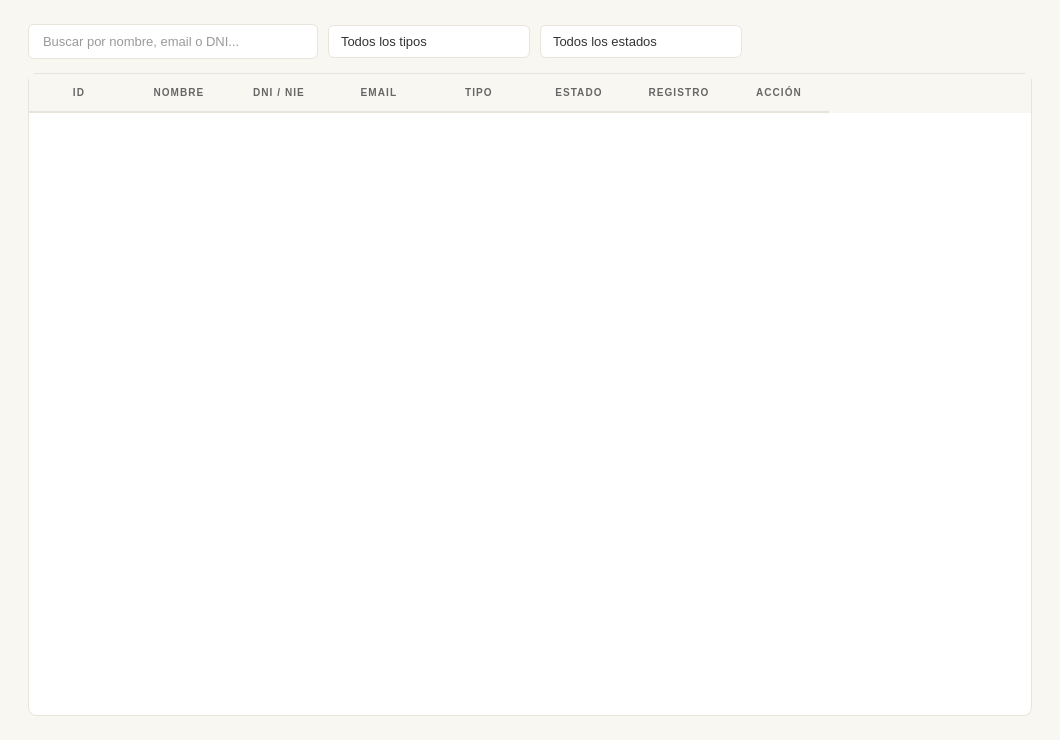
<?xml version="1.0" encoding="UTF-8"?>
<ui version="4.0">
 <class>PageUsuariosUI</class>
 <widget class="QWidget" name="PageUsuariosUI">
  <property name="geometry">
   <rect><x>0</x><y>0</y><width>1060</width><height>740</height></rect>
  </property>
  <property name="styleSheet">
   <string notr="true">QWidget {
    background-color: #f9f7f2;
    font-family: &quot;Segoe UI&quot;, &quot;Helvetica Neue&quot;, sans-serif;
    font-size: 13px;
    color: #333333;
}
QFrame#cardOperadores, QFrame#cardClientes,
QFrame#cardBloqueados, QFrame#cardTotal {
    background-color: #FFFFFF;
    border: 1px solid #e8e4dc;
    border-radius: 8px;
    padding: 16px;
}
QFrame#cardOperadores { border-top: 3px solid #5e8d8d; }
QFrame#cardClientes   { border-top: 3px solid #7a8c4e; }
QFrame#cardBloqueados { border-top: 3px solid #c0392b; }
QFrame#cardTotal      { border-top: 3px solid #b08a4e; }
QLabel#lblCardOpTitulo, QLabel#lblCardClTitulo,
QLabel#lblCardBlTitulo, QLabel#lblCardTotTitulo {
    color: #666666; font-size: 10px; font-weight: 700; letter-spacing: 1.2px;
}
QLabel#lblTotalOperadores, QLabel#lblTotalClientes,
QLabel#lblTotalBloqueados, QLabel#lblTotalUsuarios {
    color: #333333; font-size: 34px; font-weight: 800;
}
QLabel#lblCardOpSub, QLabel#lblCardClSub,
QLabel#lblCardBlSub, QLabel#lblCardTotSub { color: #666666; font-size: 11px; }
QLabel#lblDashActTitle, QLabel#lblHistorialTitle,
QLabel#lblBackupTitle, QLabel#lblSysTitle {
    color: #333333; font-size: 14px; font-weight: 700;
}
QTableWidget {
    background-color: #FFFFFF; border: 1px solid #e8e4dc;
    border-radius: 8px; gridline-color: transparent; outline: none;
    font-size: 13px; color: #333333;
    selection-background-color: #eef4f4; selection-color: #5e8d8d;
}
QTableWidget::item { padding: 10px 14px; border-bottom: 1px solid #f3f0ea; }
QTableWidget::item:selected { background-color: #eef4f4; color: #5e8d8d; }
QHeaderView::section {
    background-color: #f9f7f2; color: #666666; font-size: 10px;
    font-weight: 700; letter-spacing: 1.1px; padding: 9px 14px;
    border: none; border-bottom: 2px solid #e8e4dc;
}
QScrollBar:vertical { background: #f9f7f2; width: 6px; border-radius: 3px; }
QScrollBar::handle:vertical { background: #cac5bc; border-radius: 3px; min-height: 24px; }
QScrollBar::add-line:vertical, QScrollBar::sub-line:vertical { height: 0px; }
QScrollBar:horizontal { background: #f9f7f2; height: 6px; border-radius: 3px; }
QScrollBar::handle:horizontal { background: #cac5bc; border-radius: 3px; }
QScrollBar::add-line:horizontal, QScrollBar::sub-line:horizontal { width: 0px; }
QLineEdit {
    background-color: #FFFFFF; border: 1px solid #e8e4dc;
    border-radius: 6px; padding: 8px 12px; font-size: 13px; color: #333333;
}
QLineEdit:hover { border-color: #c8c0b4; }
QLineEdit:focus { border: 1.5px solid #5e8d8d; background-color: #fafaf8; }
QComboBox {
    background-color: #FFFFFF; border: 1px solid #e8e4dc;
    border-radius: 6px; padding: 7px 12px; font-size: 13px;
    color: #333333; min-width: 150px;
}
QComboBox:hover { border-color: #c8c0b4; }
QComboBox:focus { border: 1.5px solid #5e8d8d; }
QComboBox::drop-down { border: none; width: 24px; }
QComboBox QAbstractItemView {
    background-color: #FFFFFF; border: 1px solid #e8e4dc; outline: none;
    selection-background-color: #eef4f4; selection-color: #5e8d8d; font-size: 13px;
}
QFrame#backupCard {
    background-color: #FFFFFF; border: 1px solid #e8e4dc;
    border-top: 3px solid #5e8d8d; border-radius: 8px; padding: 20px;
}
QFrame#infoSistemaCard {
    background-color: #FFFFFF; border: 1px solid #e8e4dc;
    border-top: 3px solid #7a8c4e; border-radius: 8px; padding: 20px;
}
QLabel#lblBackupDesc, QLabel#lblPython, QLabel#lblHost, QLabel#bkLast1 {
    color: #666666; font-size: 12px;
}
QPushButton#btnNuevoOperador {
    background-color: #5e8d8d; color: #FFFFFF; border: none;
    border-radius: 6px; padding: 8px 16px; font-size: 13px; font-weight: 600;
}
QPushButton#btnNuevoOperador:hover { background-color: #4e7a7a; }
QPushButton#btnExportarOp {
    background-color: #7a8c4e; color: #FFFFFF; border: none;
    border-radius: 6px; padding: 8px 16px; font-size: 12px; font-weight: 600;
}
QPushButton#btnExportarOp:hover { background-color: #697a3e; }
QPushButton#btnVerTodosDash {
    background-color: #FFFFFF; color: #5e8d8d; border: 1px solid #5e8d8d;
    border-radius: 6px; padding: 6px 14px; font-size: 12px; font-weight: 600;
}
QPushButton#btnVerTodosDash:hover { background-color: #eef4f4; }
QPushButton#btnBackupAhora {
    background-color: #5e8d8d; color: #FFFFFF; border: none;
    border-radius: 6px; padding: 10px 22px; font-size: 13px; font-weight: 600; margin-top: 8px;
}
QPushButton#btnBackupAhora:hover { background-color: #4e7a7a; }
QPushButton#btnEdit {
    background-color: #eef4f4; color: #5e8d8d; border: 1px solid #c5dcdc;
    border-radius: 4px; padding: 4px 10px; font-size: 11px; font-weight: 600;
}
QPushButton#btnEdit:hover { background-color: #d4e8e8; }
QPushButton#btnDanger {
    background-color: #fdecea; color: #c0392b; border: 1px solid #f5c6c3;
    border-radius: 4px; padding: 4px 10px; font-size: 11px; font-weight: 600;
}
QPushButton#btnDanger:hover { background-color: #f9d4d1; }
QPushButton#btnSuccess {
    background-color: #eafaf1; color: #27ae60; border: 1px solid #b7e4c7;
    border-radius: 4px; padding: 4px 10px; font-size: 11px; font-weight: 600;
}
QPushButton#btnSuccess:hover { background-color: #d4f0e0; }
QPushButton#btnSecondary {
    background-color: #FFFFFF; color: #333333; border: 1px solid #e8e4dc;
    border-radius: 4px; padding: 4px 10px; font-size: 11px;
}
QPushButton#btnSecondary:hover { border-color: #5e8d8d; color: #5e8d8d; }</string>
  </property>
  <layout class="QVBoxLayout" name="usrLayout">
   <property name="leftMargin"><number>28</number></property>
   <property name="topMargin"><number>24</number></property>
   <property name="rightMargin"><number>28</number></property>
   <property name="bottomMargin"><number>24</number></property>
   <property name="spacing"><number>14</number></property>

 
   <item>
    <layout class="QHBoxLayout" name="usrToolbar">
     <property name="spacing"><number>10</number></property>
     <item>
      <widget class="QLineEdit" name="searchUsuarios">
       <property name="placeholderText"><string>Buscar por nombre, email o DNI...</string></property>
      </widget>
     </item>
     <item>
      <widget class="QComboBox" name="filtroTipoUs">
       <item><property name="text"><string>Todos los tipos</string></property></item>
       <item><property name="text"><string>Administrador</string></property></item>
       <item><property name="text"><string>Operador</string></property></item>
       <item><property name="text"><string>Cliente</string></property></item>
      </widget>
     </item>
     <item>
      <widget class="QComboBox" name="filtroEstadoUs">
       <item><property name="text"><string>Todos los estados</string></property></item>
       <item><property name="text"><string>Activo</string></property></item>
       <item><property name="text"><string>Bloqueado</string></property></item>
       <item><property name="text"><string>Suspendido</string></property></item>
       <item><property name="text"><string>Inactivo</string></property></item>
      </widget>
     </item>
     <item>
      <spacer>
       <property name="orientation"><enum>Qt::Horizontal</enum></property>
       <property name="sizeHint" stdset="0"><size><width>40</width><height>20</height></size></property>
      </spacer>
     </item>
    </layout>
   </item>


   <item>
    <widget class="QTableWidget" name="tablaUsuarios">
     <property name="editTriggers"><set>QAbstractItemView::NoEditTriggers</set></property>
     <property name="selectionBehavior"><enum>QAbstractItemView::SelectRows</enum></property>
     <property name="showGrid"><bool>false</bool></property>
     <property name="columnCount"><number>8</number></property>
     <column><property name="text"><string>ID</string></property></column>
     <column><property name="text"><string>NOMBRE</string></property></column>
     <column><property name="text"><string>DNI / NIE</string></property></column>
     <column><property name="text"><string>EMAIL</string></property></column>
     <column><property name="text"><string>TIPO</string></property></column>
     <column><property name="text"><string>ESTADO</string></property></column>
     <column><property name="text"><string>REGISTRO</string></property></column>
     <column><property name="text"><string>ACCIÓN</string></property></column>
    </widget>
   </item>

  </layout>
 </widget>
</ui>
